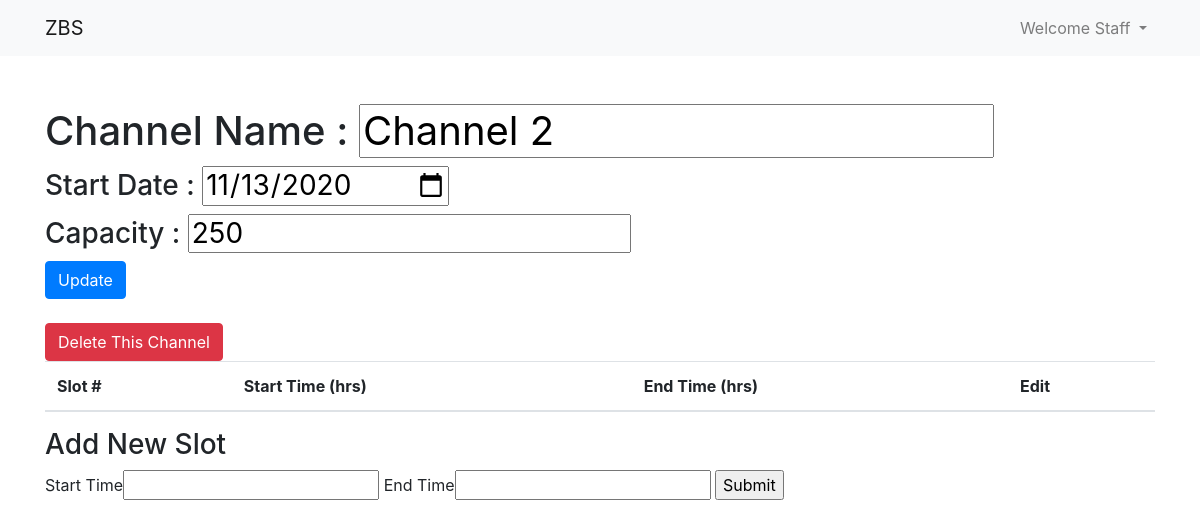
Before: /channel/2 (signed in) with the older database file.
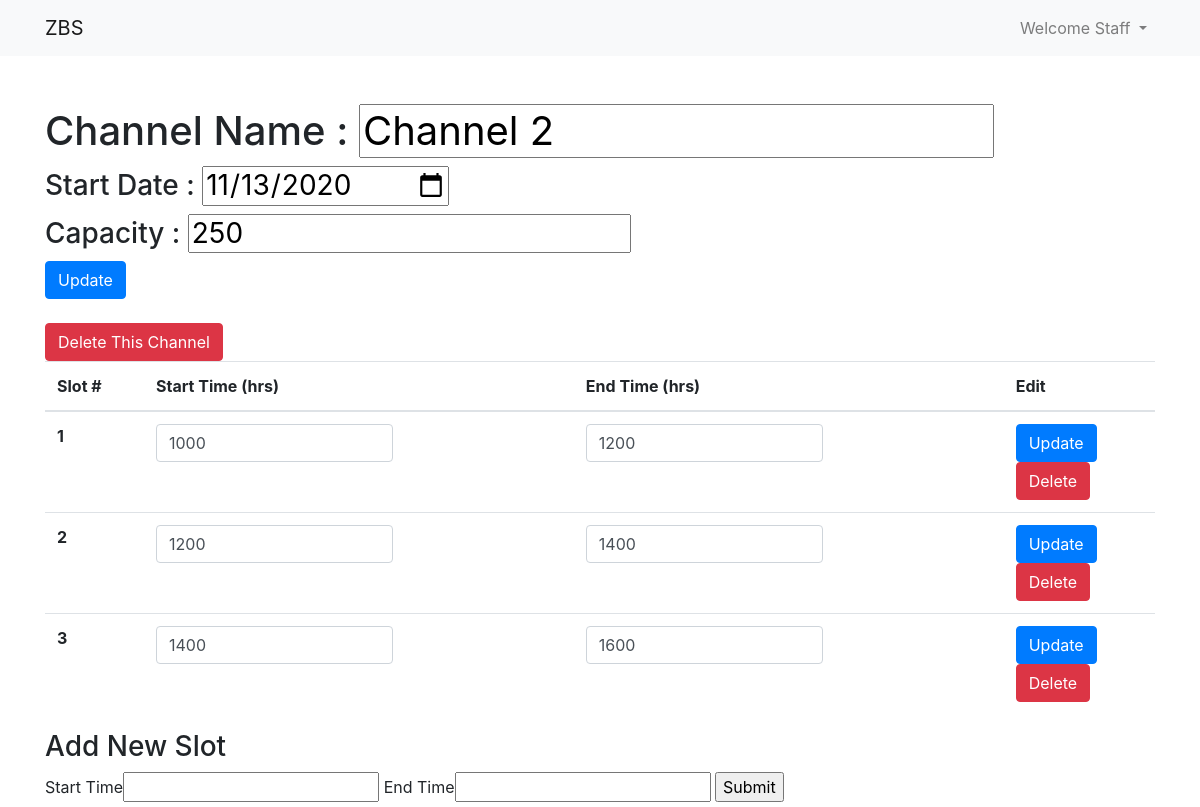
After: the same page with the newer database file.
### app.py (models this page shows, shortened)
class User(db.Model, UserMixin):
    id = db.Column(db.Integer,primary_key=True)
    name = db.Column(db.String(64))
    username = db.Column(db.String(64),unique=True)
    hashed_pass =db.Column(db.String(128))
    type = db.Column(db.Integer())
    bookings = db.relationship('Booking',cascade='all,delete', backref='user',lazy='dynamic')
    last_logged_in = db.Column(db.DateTime)
    last_logged_out = db.Column(db.DateTime)

class Channel(db.Model):
    id = db.Column(db.Integer,primary_key=True)
    name = db.Column(db.String(50))
    capacity = db.Column(db.Integer)
    start_date = db.Column(db.Date)
    slots = db.relationship('Slot', backref='channel')
    bookings = db.relationship('Booking', backref='channel')

class Slot(db.Model):
    id = db.Column(db.Integer,primary_key=True)
    start_time = db.Column(db.String(4))
    end_time = db.Column(db.String(4))
    channel_id = db.Column(db.Integer,db.ForeignKey('channel.id'))
    bookings = db.relationship('Booking', backref='slot')

### app.py (the view, shortened to what this page needs)
@app.route('/channel/<int:id>', methods=["POST","GET"])
def channel(id):
    channel = Channel.query.filter_by(id=id).first()
    form = CreateSlotForm()
    if channel is not None:
        return render_template('channel.html', channel=channel, form=form)
    else:
        print('Channel Not Found')
        return redirect('/')

### forms.py
class CreateSlotForm(FlaskForm):
    channel_id = HiddenField()
    start_time = StringField("Start Time", validators=[DataRequired()])
    end_time = StringField('End Time', validators=[DataRequired()])
    submit = SubmitField('Submit')

### app.py (called while the page is built)
@login_manager.user_loader
def load_user(user_id):
    return User.query.get(user_id)

### templates/channel.html (shortened to what this page needs)
{% extends 'base.html' %}
{% block body %}
<div class="container mt-5">
    {% if current_user.type == 2 %}
    <h1>Channel Name : {{ channel.name }}</h1>
    <h3>Start Date : {{ channel.start_date }}</h3>
    <h3>Capacity : {{ channel.capacity }}</h3>
    <input id="c_start_date" type="hidden" value="{{ channel.start_date }}">
    <form method="POST" action="{{ url_for('book') }}">
      <input type="hidden" name="user_id" value="{{ current_user.id }}" >
      <input type="hidden" id="channel_id" name="channel_id" value="{{ channel.id }}" >
      <input onchange="handler(event);" id="date" type="date" name="date" required>
      <br>
      {% for slot in channel.slots %}
      <label for="checkbox{{ slot.id }}"> {{ slot }}
        <input class="radio" type="radio" id="checkbox{{ slot.id }}" name="slot_id" value="{{ slot.id }}">
      </label>
      <br>
      {% endfor %}
      <input type="submit" value="Book">
    </form>
    {% elif current_user.type == 1 %}
    <form action="{{ url_for('update_channel') }}" method="POST">
        <h1>Channel Name : <input type="text" name='channel_name' value="{{ channel.name }}"></h1>
        <h3>Start Date : <input type="date" name='start_date' value="{{ channel.start_date }}"></h3>
        <h3>Capacity : <input type="text" name='capacity' value="{{ channel.capacity }}"></h3>
        <input class="btn btn-primary" type="submit" value="Update">
    </form>
    <br>
    <a class="btn btn-danger" href="{{ url_for('delete_channel', id=channel.id) }}">Delete This Channel</a>
    <table class="table table-hover">
        <thead>
          <tr>
            <th scope="col">Slot #</th>
            <th scope="col">Start Time (hrs)</th>
            <th scope="col">End Time (hrs)</th>
            <th scope="col">Edit</th>
          </tr>
        </thead>
        <tbody>
          {% for slot in channel.slots %}
          <tr>
            <th scope="row">{{ loop.index }}</th>
            <td>
                <input form="form{{ slot.id }}" name="start_time" type="text" class="form-control col-7" value={{ slot.start_time }} >
            </td>
            <td>
                <input form="form{{ slot.id }}" name="end_time" type="text" class="form-control col-7" value={{ slot.end_time }}>
            </td>
            <td>
              <input class="btn btn-primary" form="form{{ slot.id }}" type="submit" value="Update">
              <form method="POST" action="{{ url_for('slot_delete',id=slot.id) }}">
                <input class="btn btn-danger" type="submit" value="Delete">
              </form>
            </td>
          </tr>
          {% endfor %}
        </tbody>
      </table>
    <h3>Add New Slot</h3>
    <form method="POST">
        {{ form.start_time.label }}{{ form.start_time() }}
        {{ form.end_time.label }}{{ form.end_time() }}
        {{ form.submit() }}
    </form>
    {% elif current_user.type == 0 %}
    <h1>Administrators are not allowed to access channel details</h1>
    {% endif %}
</div>
{% endblock %}

### templates/base.html (shortened to what this page needs)
<!DOCTYPE html>
<html lang="en">
<head>
    <link rel="stylesheet" href="{{ url_for('static',filename='css/main.css') }}">
    <link rel="stylesheet" href="https://cdn.jsdelivr.net/npm/bootstrap@4.5.3/dist/css/bootstrap.min.css">
</head>
<body>
    <nav class="navbar navbar-expand-lg navbar-light bg-light">
        <div class="container">
        <a class="navbar-brand" href="{{ url_for('index') }}">ZBS</a>
        <div class="collapse navbar-collapse" id="navbarNav">
          <ul class="navbar-nav">
            {% if current_user.is_authenticated %}
            <li class="nav-item dropdown">
              <a class="nav-link dropdown-toggle" href="#" id="navbarDropdown" role="button" data-toggle="dropdown" aria-haspopup="true" aria-expanded="false">
                Welcome {{ current_user.name | capitalize }}
              </a>
            </li>
            {% else %}
              <li class="nav-item">
                  <a class="nav-link" href="{{ url_for('login') }}">Login</a>
              </li>
            {% endif %}
          </ul>
      </div>
        </div>
    </nav>
    {% block body %}{% endblock %}
</body>
</html>

Changed rows visible on the page:
added Slot: start_time "1000", end_time "1200"
added Slot: start_time "1200", end_time "1400"
added Slot: start_time "1400", end_time "1600"
